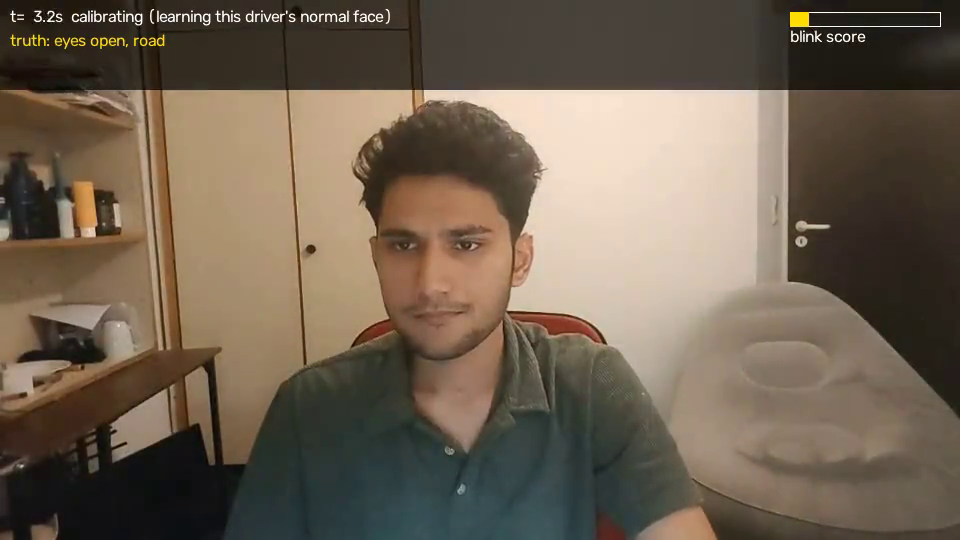
#> input picture frame 74 of results/videos/live_phone_take5.mp4, 960 x 540 px, given in place of rgb.mp4, which was not available
$ python make_results.py
#> lines starting #> are read from the running program, lines starting #| are printed output that depends on the picture; pictures that were not available may be replaced by others from this repository, and a replacement may not be noted
### src/evaluate.py
"""Score warnings vs hand labels: per-event outcome, per-variant and per-arm hit rate with Wilson CI, false alerts per hour, unknown-eye fraction.
--scope clip,kind,t_start,t_end (kind closed|away): only score where that kind has ground truth; warnings and events outside are ignored.
Events starting before the run's calibration ended (warnings are impossible then) are always dropped; counts are printed.
Run names are clip__variant[_clahe][_ear][_mobilegaze]: the optional _ear / _mobilegaze suffix is the arm, everything else the base variant."""
import argparse, csv, math, statistics
from collections import defaultdict
from pathlib import Path

from dms_core import MICROSLEEP_S, SLEEP_S, LONG_DISTRACTION_S, timing_error, within_tol

REQ = {"closed": {"microsleep": MICROSLEEP_S, "sleep": SLEEP_S}, "away": {"long_distraction": LONG_DISTRACTION_S}}
KIND_OF = {wk: ek for ek, d in REQ.items() for wk in d}  # warning kind -> label kind (scope key)
GRACE_S = 1.0  # a warning may fall up to this long after the event ends and still belong to it


def wilson(k, n, z=1.96):
    if n == 0:
        return float("nan"), float("nan")
    p, d = k / n, 1 + z * z / n
    c, h = p + z * z / (2 * n), z * math.sqrt(p * (1 - p) / n + z * z / (4 * n * n))
    return (c - h) / d, (c + h) / d


# [18 lines left out: function score_run, not called in this run]


def in_scope(ranges, t):
    return any(a <= t <= b for a, b in ranges)


def apply_scope(events, warns, scope):
    """scope: {kind: [(t0, t1)]} of one clip -> events starting inside their kind's scope, warnings inside theirs."""
    return ([e for e in events if in_scope(scope.get(e[0], []), e[1])], [w for w in warns if in_scope(scope.get(KIND_OF[w[1]], []), w[0])])


def calib_end(fr):
    """Time of the first classified frame; 0 if the frames CSV has no decisions column, inf if the run never calibrated."""
    return next((float(r["t"]) for r in fr if r["away"] != ""), math.inf) if fr and "away" in fr[0] else 0.0


# [17 lines left out: functions arm_of, count, pooled, not called in this run]


def read(path):
    with open(path, newline="") as f:
        return list(csv.DictReader(f))


# [68 lines left out: functions stats, main, not called in this run]


# [55 lines that do not run on import are left out]

### scripts/make_results.py
"""Collect publishable results from out/ into results/: summary CSVs, figures and a demo GIF.
Only aggregates and synthetic/simulator material: no DMD frames or per-event DMD labels (CC BY-NC-ND)."""
import csv
import shutil
import sys
from pathlib import Path

import cv2
import matplotlib
matplotlib.use("Agg")
import matplotlib.pyplot as plt  # noqa: E402
from PIL import Image  # noqa: E402

ROOT = Path(__file__).resolve().parent.parent
sys.path.insert(0, str(ROOT / "src"))
from evaluate import read, wilson  # noqa: E402

OUT, RES = ROOT / "out", ROOT / "results"
COPY = {"carla_fcw.csv": "carla_fcw.csv", "carla_fcw.png": "carla_fcw.png", "synthetic/summary.csv": "synthetic_summary.csv",
        "synthetic/report.pdf": "synthetic_report.pdf", "dmd/summary.csv": "dmd_summary.csv", "dmd/arms.csv": "dmd_arms.csv",
        "fm/eye_probe.csv": "foundation_eye_probe.csv", "fm/ir_eye_probe.csv": "infrared_eye_probe.csv", "vlm/summary.csv": "vlm_summary.csv",
        "fm/mrl_samples.png": "infrared_eye_samples.png"}  # MRL Eye crops: public dataset, shown with citation (Fusek 2018)
# DMD measurement steps, default arm: runs in out/dmd_baseline, out/dmd_scope, out/dmd; step 4 = scripts/replay.py on close-only labels
DMD_STEPS = [("first run", 7, 66, 107), ("+ scoring scope", 7, 62, 18.9), ("+ 20 s calibration", 10, 58, 9.7), ("+ lids-shut labels", 22, 49, 19.4)]


def dmd_steps(path):
    fig, ax = plt.subplots(figsize=(7, 3.2))
    for i, (name, k, n, fa) in enumerate(DMD_STEPS):
        lo, hi = wilson(k, n)
        ax.bar(i, k / n, color="#4C72B0")
        ax.errorbar(i, k / n, yerr=[[k / n - lo], [hi - k / n]], color="k", capsize=4)
        ax.text(i, hi + 0.02, f"{k}/{n}\n{fa:g} FA/h", ha="center", fontsize=8)
    ax.set_xticks(range(len(DMD_STEPS)), [s[0] for s in DMD_STEPS], fontsize=8)
    ax.set_ylim(0, 1)
    ax.set_ylabel("warnings on time (±0.2 s)")
    ax.set_title("DMD real drivers: fixing the measurement, not the model (95 % Wilson CI)", fontsize=9)
    fig.tight_layout()
    fig.savefig(path, dpi=130)


# [19 lines left out: function live_escalation, not called in this run]


def demo_gif(video, frames_csv, warns_csv, path, fps=8, width=360):
    """Synthetic clip with the pipeline's per-frame decision and warnings burnt in."""
    fr, warns = read(frames_csv), [(float(w["t"]), w["kind"]) for w in read(warns_csv)]
    cap, imgs, i, step = cv2.VideoCapture(str(video)), [], 0, None
    step = max(1, round(cap.get(cv2.CAP_PROP_FPS) / fps))
    while True:
        ok, img = cap.read()
        if not ok or i >= len(fr):
            break
        if i % step == 0:
            r, t = fr[i], float(fr[i]["t"])
            img = cv2.resize(img, (width, round(img.shape[0] * width / img.shape[1])))
            img[:66] = (img[:66] * 0.35).astype(img.dtype)  # dark band so the text stays readable
            state = "calibrating" if r["closed"] == "" else f"closed={'yes' if r['closed'] == '1' else 'no'}  away={'yes' if r['away'] == '1' else 'no'}"
            cv2.putText(img, f"t={t:4.1f}s  {state}", (8, 20), cv2.FONT_HERSHEY_SIMPLEX, 0.5, (0, 255, 0), 1, cv2.LINE_AA)
            for j, (tw, k) in enumerate([w for w in warns if w[0] <= t][-2:]):
                cv2.putText(img, f"WARNING {k} @ {tw:.1f}s", (8, 44 + 20 * j), cv2.FONT_HERSHEY_SIMPLEX, 0.5, (0, 0, 255), 1, cv2.LINE_AA)
            imgs.append(Image.fromarray(cv2.cvtColor(img, cv2.COLOR_BGR2RGB)).quantize(64))
        i += 1
    imgs[0].save(path, save_all=True, append_images=imgs[1:], duration=1000 // fps, loop=0, optimize=True)
    return len(imgs)


def cosmos_panel(d, path, sec=2.5):
    """One frame of each CARLA control video (RGB, depth, segmentation) side by side."""
    tiles = []
    for name in ("rgb", "depth", "semantic_segmentation"):
        cap = cv2.VideoCapture(str(d / f"{name}.mp4"))
        cap.set(cv2.CAP_PROP_POS_MSEC, sec * 1000)
        ok, img = cap.read()
        if not ok:
            return
        img = cv2.resize(img, (426, 240))
        cv2.putText(img, name.replace("_", " "), (8, 22), cv2.FONT_HERSHEY_SIMPLEX, 0.6, (255, 255, 255), 2, cv2.LINE_AA)
        tiles.append(img)
    cv2.imwrite(str(path), cv2.hconcat(tiles))


# [69 lines left out: functions live_gif, ir_chart, clip_gif, not called in this run]


FULL = {  # full-length videos next to the short README GIFs (all publishable: own face, synthetic, simulator, NITYMED CC BY 4.0)
    "videos/clip05_live_overlay.mp4": "live_phone_take5.mp4",
    "videos/carla_real_face_take5.mp4": "face_to_carla_take5.mp4",
    "videos/carla_escalation_sim.mp4": "carla_minimal_risk_manoeuvre.mp4",
    "videos/male_P1042793_720__clean_ear.mp4": "night_nitymed_P1042793.mp4",
    "videos/synth02_sleep__clean.mp4": "synthetic_sleep.mp4",
    # E12 runs (BasicAgent ego, drowsiness level); replace the first night run, whose TM ego slowed at a junction ~30 s in
    "videos/e12_carla_night_P1042793.mp4": "night_driver_to_carla.mp4",
    "videos/e12_carla_night_P1043089.mp4": "drowsy_night_driver_to_carla.mp4",
}


# [34 lines left out: functions drowsy_chart, full_videos, not called in this run]


def main():
    RES.mkdir(exist_ok=True)
    for src, dst in COPY.items():
        if (OUT / src).exists():
            shutil.copy(OUT / src, RES / dst)
    dmd_steps(RES / "dmd_steps.png")
#> in dmd_steps, `fig.savefig(path, dpi=130)`:
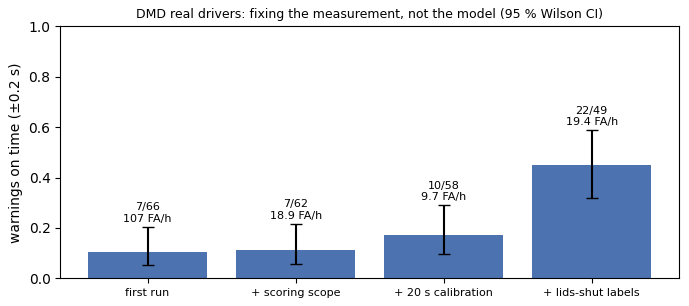
#> figure drawn by matplotlib, 1 panel
    esc_csv = OUT / "live_20261020_230149.csv"  # the simulated sleeping driver run shown in carla_escalation_sim.mp4 (not simply the latest run)
    if esc_csv.exists():
        live_escalation(esc_csv, RES / "live_escalation.png")
    cosmos_panel(OUT / "cosmos", RES / "carla_control_videos.png")
#> in cosmos_panel, img is the input picture: shape (540, 960, 3); mean B, G, R 81.3, 97.3, 111.2
#> in cosmos_panel, `cv2.putText(img, name.replace("_", " "), (8, 22), cv2.FONT_HERSHEY_SIM..`:
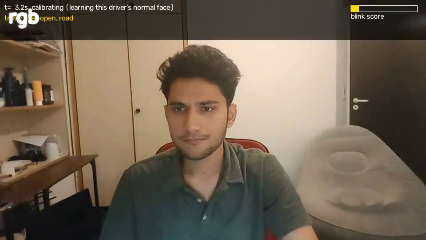
#> img: shape (240, 426, 3); mean B, G, R 82.1, 97.9, 111.8
#> in cosmos_panel, `cv2.imwrite(str(path), cv2.hconcat(tiles))`:
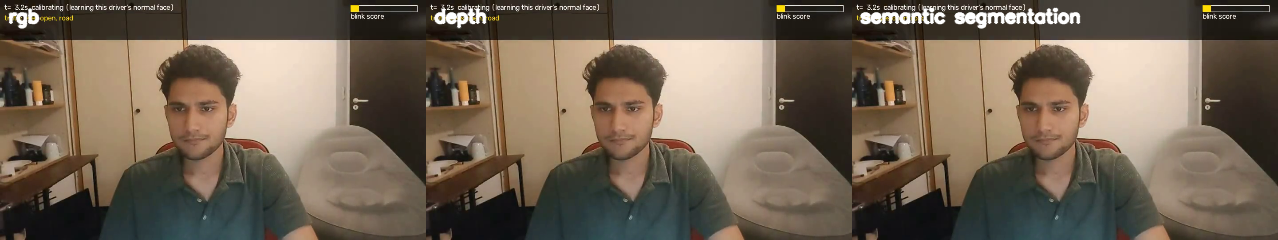
#> saved as carla_control_videos.png: shape (240, 1278, 3); mean B, G, R 83.3, 99.1, 112.9
    sbs = OUT / "videos/carla_real_face_take5.mp4"  # take 5 (own face) driving the CARLA ego: live_demo.py <clip> --video
    if sbs.exists():
        clip_gif(sbs, RES / "demo_face_to_carla.gif", 22, 40, fps=5)
    night = ROOT / "data/nitymed/microsleep/male_P1042793_720.mp4"  # NITYMED (CC BY 4.0, Petrellis et al.): EAR arm, robust calibration
    if night.exists():
        live_gif(night, OUT / "nitymed/robust/male_P1042793_720__clean_ear_frames.csv", OUT / "nitymed/labels_hand.csv",
                 RES / "demo_night_nitymed.gif", 19, 39)
    stop = OUT / "videos/carla_escalation_sim.mp4"  # simulated sleeping driver: live_demo.py sim:2-40 --video
    if stop.exists():
        clip_gif(stop, RES / "demo_carla_safe_stop.gif", 12, 27, fps=5, width=760)
    if (OUT / "fm/ir_eye_probe.csv").exists():
        ir_chart(OUT / "fm/ir_eye_probe.csv", RES / "infrared_eye_state.png")
    live = ROOT / "data/clips/clip05_live.mp4"  # own face, phone camera, voice-guided take, hand-labelled truth (publishable, unlike DMD)
    if live.exists():
        live_gif(live, OUT / "live_runs5/camera__clean_frames.csv", OUT / "live_runs5/labels_hand.csv", RES / "demo_live_phone.gif", 21, 51, fps=4, width=440)  # small: loaded first on the README
    clip = "synth02_sleep"
    n = demo_gif(ROOT / "data/synthetic" / f"{clip}.mp4", OUT / "synthetic/runs" / f"{clip}__clean_frames.csv",
                 OUT / "synthetic/runs" / f"{clip}__clean_warnings.csv", RES / "demo_synthetic_sleep.gif")
    e12 = OUT / "live_20261021_021937.csv"  # live_demo.py female_P1043089_720.mp4 --eye ear --calib-s 5 --video e12_carla_night_P1043089.mp4
    if e12.exists():
        drowsy_chart(e12, RES / "drowsiness_carla.png")
    if (OUT / "videos/e12_carla_night_P1043089.mp4").exists():
        clip_gif(OUT / "videos/e12_carla_night_P1043089.mp4", RES / "demo_drowsiness_carla.gif", 28, 46, fps=5)
    full_videos()
    for p in sorted(RES.rglob("*.*")):
        print(f"{p.name:32} {p.stat().st_size / 1024:8.0f} KiB")
    print(f"gif frames: {n}")


if __name__ == "__main__":
#> (the run stopped early here; a loop or call above may not have finished)
